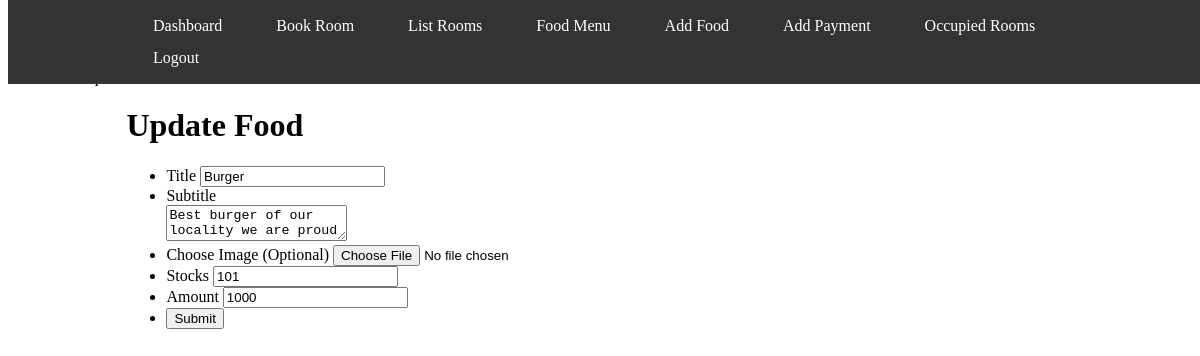
/admin/updatefood.php?id=1 (signed in), run on the app's committed database.
### tables this page shows
CREATE TABLE `fooditems` (
  `id` int(11) NOT NULL,
  `title` varchar(255) NOT NULL,
  `subtitle` varchar(255) NOT NULL,
  `stocks` varchar(255) NOT NULL,
  `amount` int(255) NOT NULL,
  `reviews` int(255) NOT NULL,
  `total-feedbacks` int(255) NOT NULL,
  `image` varchar(255) NOT NULL,
  `category` varchar(255) NOT NULL
);

### admin/updatefood.php (the view, shortened to what this page needs)
<?php
include '../includes/db/config.php';
$idd = $_GET['id'];
$sql = "select * from fooditems where id = '$idd'";
$result = mysqli_query($conn, $sql);
while ($row = mysqli_fetch_assoc($result)) {
    $title = $row['title'];
    $subtitle = $row['subtitle'];
    $stocks = $row['stocks'];
    $amount = $row['amount'];
}
?>
<!DOCTYPE html>
<html lang="en">
<head>
    <link rel="stylesheet" href="../includes/css/bookroom.css" />
</head>
<body>
    <span>
    </span>
    <div class="container">
        <h1 class="my-5">Update Food</h1>
        <div class="login">
            <form action="" method="post" enctype="multipart/form-data" class="">
                <ul class="form-style">
                    <li>
                        <label for="title">Title</label>
                        <input class="field-long" type="text" id="title" name="title" placeholder="Title"
                            value="<?php echo $title; ?>">
                    </li>
                    <li>
                        <label for="subtitle">Subtitle</label><br>
                        <textarea class="field-long" type="number" id="subtitle" name="subtitle"
                            placeholder="Subtitle"><?php echo $subtitle; ?></textarea>
                    </li>
                    <li>
                        <label>Choose Image (Optional)</label>
                        <input class="field-long" class="file_up" type="file" name="myfile"> <br>
                    </li>
                    <li>
                        <label for="stocks">Stocks</label>
                        <input class="field-long" type="number" id="stocks" name="stocks" placeholder="Stocks"
                            value="<?php echo $stocks; ?>">
                    </li>
                    <li>
                        <label for="amount">Amount</label>
                        <input class="field-long" type="number" id="amount" name="amount" placeholder="Price of Food"
                            value="<?php echo $amount; ?>">
                    </li>
                    <li>
                        <input class="field-long" type="submit" name="submit" value="Submit" />
                    </li>
                </ul>
            </form>
        </div>
        <br>
    </div>
</body>
</html>

### data on the page
fooditems: title "Burger", subtitle "Best burger of our locality we are proud", stocks "101", amount "1000"
